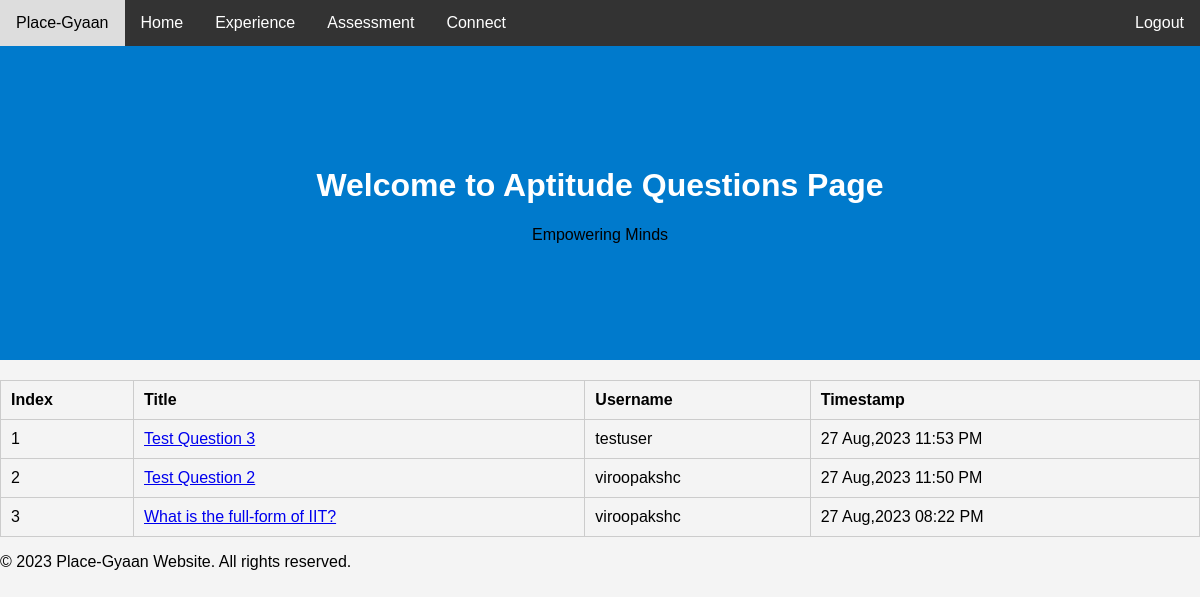
/aptitude (signed in), run on the app's committed database.
### main/models.py (models this page shows)
class Question(Base):
	__tablename__='Question'
	id = Column(Integer, primary_key=True,autoincrement=True)
	question = Column(String(255), unique=True, nullable=False)
	answer = Column(Integer, nullable=False)
	choices = Column(String(255), nullable=False)
	type = Column(String(80), nullable=False)
	auth_id = Column(Integer, ForeignKey('User.id'), nullable=False)
	timestamp = Column(String(80), nullable=False)
	correct_choice = Column(String(80))

class User(Base, UserMixin):
    __tablename__ = 'User'
    id = Column(Integer, primary_key=True,autoincrement=True)
    email = Column(String(255), unique=True)
    username = Column(String(255), unique=False, nullable=True)
    password = Column(String(255), nullable=False)
    active = Column(Boolean())
    fs_uniquifier = Column(String(64), unique=True, nullable=False)
    attributes=Column(MutableList.as_mutable(AsaList()),nullable=False)
    roles = relationship('Role', secondary='RolesUsers',
                         backref=backref('Users', lazy='dynamic'))

### main/controllers.py (the view)
@app.route("/aptitude")
@auth_required()
def aptitude_question():
  return render_template("questions.html",type="Aptitude",questions=extract("Aptitude"))

### main/controllers.py (called while the page is built)
def extract_time(timestamp):
  time_and_date=dt.datetime.strptime(str(timestamp).split(".")[0],"%Y-%m-%d %H:%M:%S")
  return dt.datetime.strftime(time_and_date,"%d %b,%Y %I:%M %p")

def extract(type):
  questions=[]
  for question in Question.query.filter_by(type=type).all():
    l=[]
    l.append(-1)
    l.append(question.question)
    l.append(User.query.filter_by(id=question.auth_id).first().username)
    l.append(extract_time(question.timestamp))
    l.append(question.id)
    questions.append(l)
  questions.sort(key=lambda x:x[3],reverse=True)
  c=1
  for que in questions:
    que[0]=c
    c+=1
  return questions

### main/templates/questions.html (shortened to what this page needs)
{% extends "whole.html" %}
{% block welcome %}
	<div class="header">
        <h1>Welcome to {{ type }} Questions Page</h1>
        <p>Empowering Minds</p>
    </div>
{% endblock %}
{% block content %}
        <table class="questions-table">
            <thead>
                <tr>
                    <th>Index</th>
                    <th>Title</th>
                    <th>Username</th>
                    <th>Timestamp</th>
                </tr>
            </thead>
            <tbody>
                {% for question in questions %}
                    <tr>
                        <td>{{ question[0] }}</td>
                        <td><a href="{{ url_for('view_question', question_id=question[4]) }}">{{ question[1] }}</a></td>
                        <td>{{ question[2] }}</td>
                        <td>{{ question[3] }}</td>
                    </tr>
                {% endfor %}
            </tbody>
        </table>
{% endblock %}

### main/templates/questions.html (style rules this page uses)
.questions-table { width: 100%; border-collapse: collapse; margin-top: 20px; }
.questions-table th, .questions-table td { border: 1px solid #ccc; padding: 10px; text-align: left; }

### main/templates/whole.html (style rules this page uses)
body { font-family: Arial, sans-serif; margin: 0; padding: 0; background-color: #f4f4f4; }
.header { text-align: center; padding: 100px; background-color: #007ACC; }
.header h1 { color: white; }

### data on the page
Question: question "Test Question 3"
User: username "testuser"
Question: question "Test Question 2"
User: username "viroopakshc" "viroopakshc"
Question: question "What is the full-form of IIT?"

### other printed values
{{ type }} "Aptitude"
{{ question[0] }} "1" "2" "3"
{{ question[3] }} "27 Aug,2023 11:53 PM" "27 Aug,2023 11:50 PM" "27 Aug,2023 08:22 PM"
